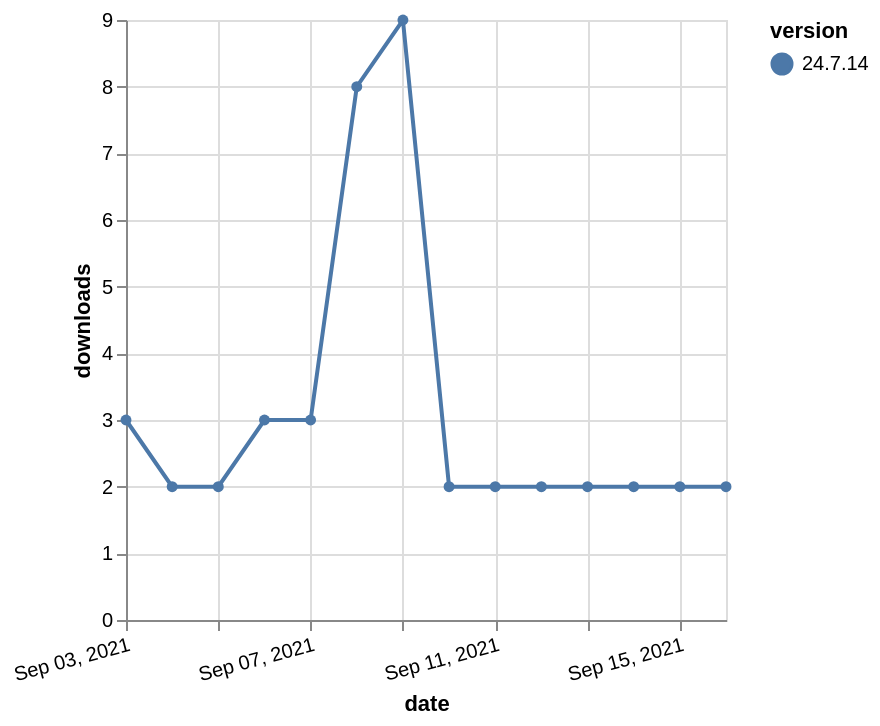

The Vega-Lite source for this figure:
### Vega-Lite specification from a JSON file in a GitHub repository (floating-point values rounded to 4 significant figures)
{"$schema": "https://vega.github.io/schema/vega-lite/v5.json", "description": "A simple bar chart with embedded data.", "data": {"values": [{"date": "2021-09-03", "total": 3585, "delta": 3, "version": "24.7.14"}, {"date": "2021-09-04", "total": 3587, "delta": 2, "version": "24.7.14"}, {"date": "2021-09-05", "total": 3589, "delta": 2, "version": "24.7.14"}, {"date": "2021-09-06", "total": 3592, "delta": 3, "version": "24.7.14"}, {"date": "2021-09-07", "total": 3595, "delta": 3, "version": "24.7.14"}, {"date": "2021-09-08", "total": 3603, "delta": 8, "version": "24.7.14"}, {"date": "2021-09-09", "total": 3612, "delta": 9, "version": "24.7.14"}, {"date": "2021-09-10", "total": 3614, "delta": 2, "version": "24.7.14"}, {"date": "2021-09-11", "total": 3616, "delta": 2, "version": "24.7.14"}, {"date": "2021-09-12", "total": 3618, "delta": 2, "version": "24.7.14"}, {"date": "2021-09-13", "total": 3620, "delta": 2, "version": "24.7.14"}, {"date": "2021-09-14", "total": 3622, "delta": 2, "version": "24.7.14"}, {"date": "2021-09-15", "total": 3624, "delta": 2, "version": "24.7.14"}, {"date": "2021-09-16", "total": 3626, "delta": 2, "version": "24.7.14"}]}, "width": "container", "mark": {"type": "line", "point": {"filled": true}}, "encoding": {"x": {"field": "date", "type": "temporal", "timeUnit": "yearmonthdate", "title": "date", "axis": {"labelAngle": -15}}, "y": {"field": "delta", "type": "quantitative", "title": "downloads"}, "color": {"field": "version", "type": "nominal"}, "tooltip": {"field": "delta"}}}
